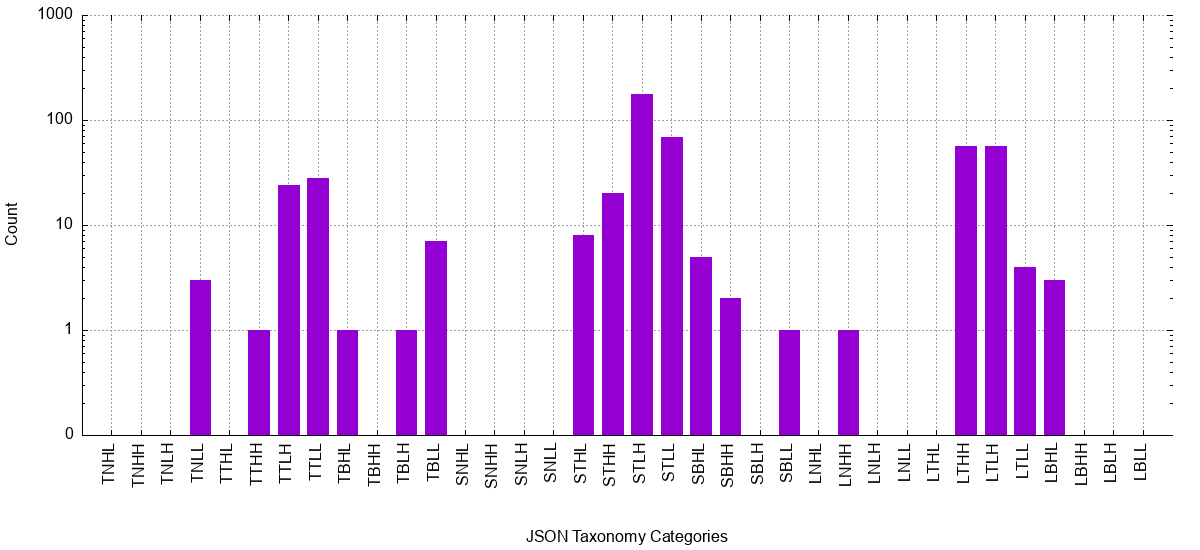

Here is the gnuplot script that generated this plot:

set terminal png size 1200,550
set terminal png enhanced

set grid
set key off
set border 3

set boxwidth 0.7 absolute
set style fill solid 1.0 noborder

set logscale y
set yrange[0:]
set ylabel 'Count'

set ytics add ("0" 0.1)

set xlabel 'JSON Taxonomy Categories' offset 0,-3
set xrange [ 0: 37 ]

set xtics ( \
  "TNHL" 1, \
  "TNHH" 2, \
  "TNLH" 3, \
  "TNLL" 4, \
  "TTHL" 5, \
  "TTHH" 6, \
  "TTLH" 7, \
  "TTLL" 8, \
  "TBHL" 9, \
  "TBHH" 10, \
  "TBLH" 11, \
  "TBLL" 12, \
  "SNHL" 13, \
  "SNHH" 14, \
  "SNLH" 15, \
  "SNLL" 16, \
  "STHL" 17, \
  "STHH" 18, \
  "STLH" 19, \
  "STLL" 20, \
  "SBHL" 21, \
  "SBHH" 22, \
  "SBLH" 23, \
  "SBLL" 24, \
  "LNHL" 25, \
  "LNHH" 26, \
  "LNLH" 27, \
  "LNLL" 28, \
  "LTHL" 29, \
  "LTHH" 30, \
  "LTLH" 31, \
  "LTLL" 32, \
  "LBHL" 33, \
  "LBHH" 34, \
  "LBLH" 35, \
  "LBLL" 36, \
) rotate by 90 right
plot 'research/schemastore/categories.dat' using 1 smooth frequency with boxes
